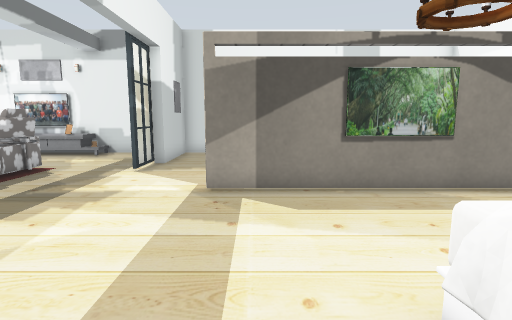
[1] (above)

16 first-person views from a walk through a robot-simulator world made for Gazebo. The camera is 0.9 m above the floor, tilts 8° down and sees 80° across. The floor is counted in squares, 0.5 m on a side. Each view is taken from the middle of a square. On the plan, view 1 faces up. The plan holds only what a view shows up to about 16 squares ahead; the rest is blank. Some surface patterns are stand-ins.

[2]
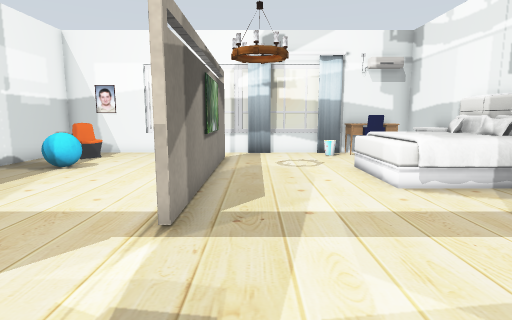

[3]
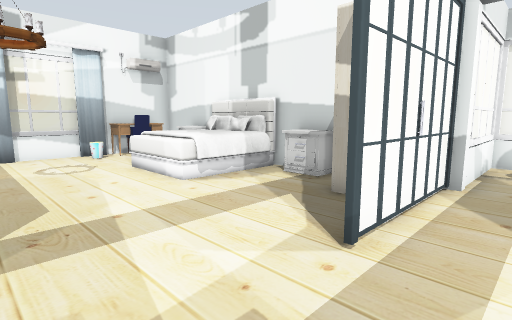

[4]
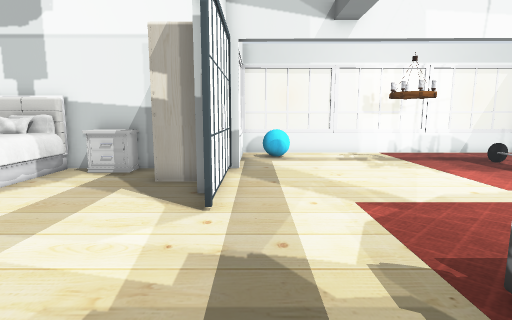

[5]
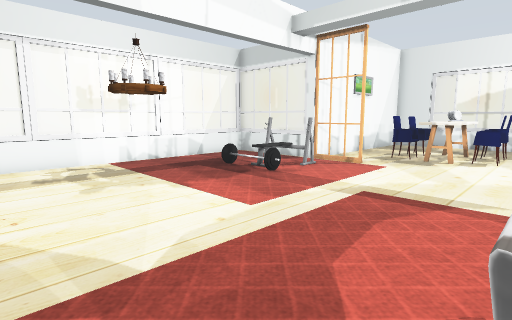

[6]
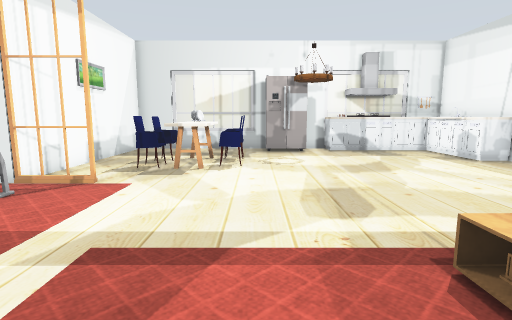

[7]
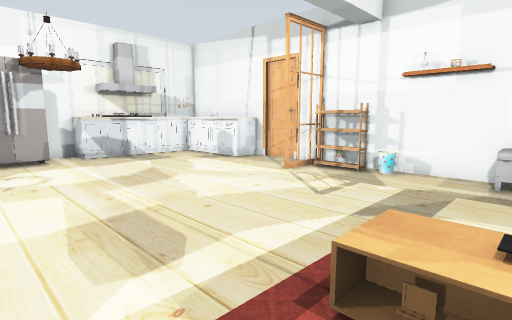

[8]
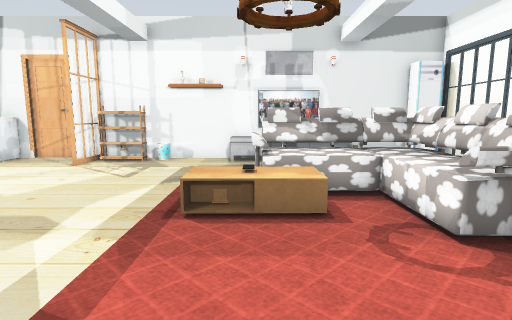

[9]
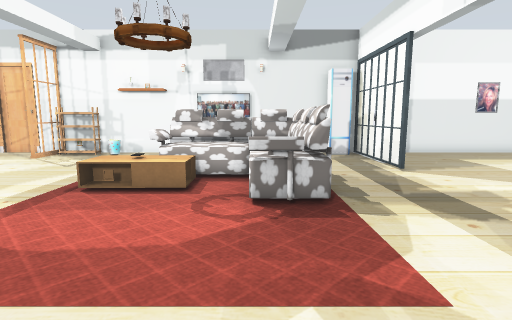

[10]
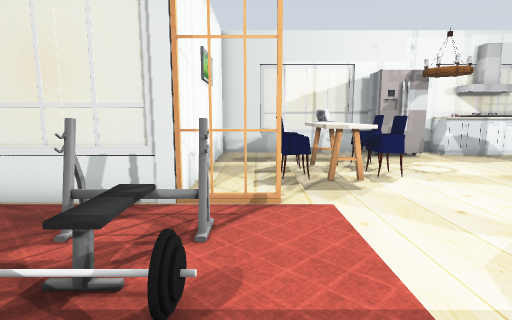

[11]
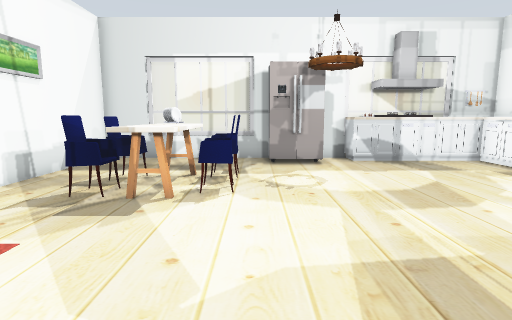

[12]
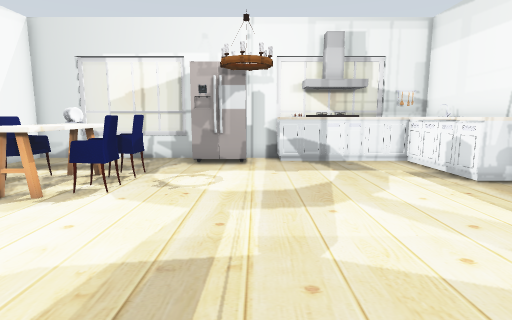

[13]
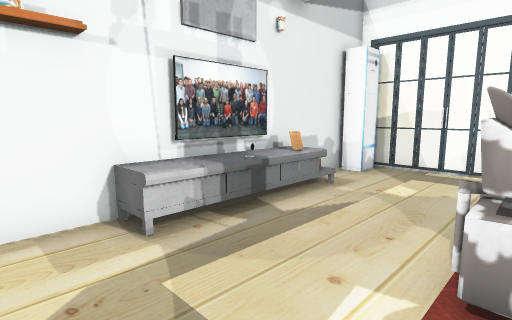

[14]
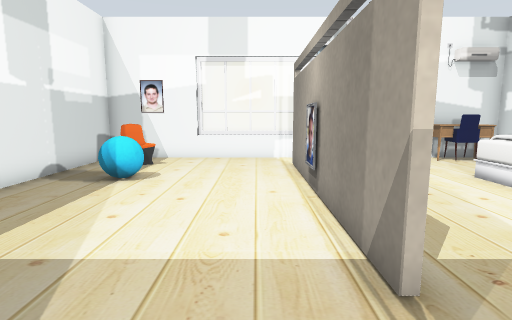

[15]
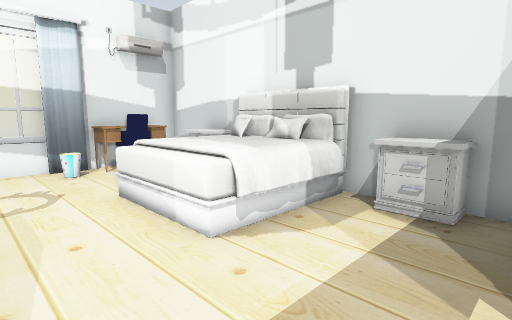

[16]
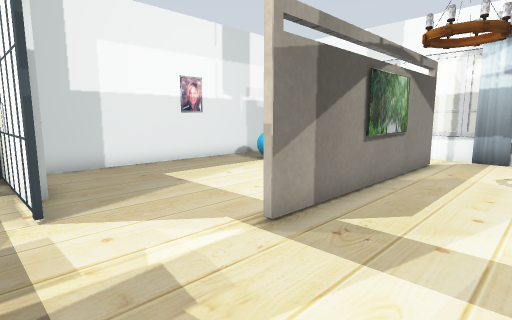

### Floor plan
Points are (right, up) in squares from view 1. A wall is a line through its corners. A room is listed if a view was taken in it or the views show most of it. See-through windows are left out.
Room 1 (views 1, 2, 3, 4, 5, 6, 7, 8, 9, 10, 11, 12, 13, 14, 15, 16)
walls: (-1.2, 7.6) (2.5, 7.6); (-4.4, -2.1) (-4.4, -1.6); (-4, 14.1) (-4, 15.5) (-19.5, 15.5); (-1.6, -1.7) (9.6, -1.7) (9.6, 1.7); (2.5, 7.4) (-1.2, 7.4); (4.4, 7.6) (7.6, 7.6); (-22, 15.5) (-27.6, 15.5) (-27.6, 14.4); (7.6, 7.4) (4.4, 7.4); (-27.6, 5.8) (-27.6, -1.7) (-18.3, -1.7) (-18.3, -5.5); (-27.6, 9.1) (-27.6, 7.5); (9.6, 11.4) (9.6, 15.5) (-3.6, 15.5) (-3.6, 11.9) (-4, 11.9)
low walls: (-9.5, -6.5) (-4.3, -6.5); (-18.1, -6.5) (-13.4, -6.5); (9.6, 6.4) (9.6, 7.6)
objects: window (-28, 4); other object (-28, 11); window (-28, 12) to (-28, 13); other object (-28, 14); fridge (-27, 6) to (-26, 7); kitchen cabinet (-27, 9) to (-27, 10); other object (-27, 11) to (-27, 12); kitchen cabinet (-27, 13) to (-23, 15); lamp (-25, 7) to (-24, 8); other object (-24, 2) to (-24, 3); chair (-23, 1); other object (-23, 2) to (-23, 3); chair (-23, 4); other object (-22, 2) to (-21, 3); chair (-22, 4) to (-21, 4); chair (-21, 1) to (-21, 2); door leaf (-21, 16); other object (-20, 16); door leaf (-19, 13) to (-19, 15); window (-18, -6) to (-18, -4); door leaf (-18, -1) to (-18, 0); other object (-18, 15) to (-17, 15); other object (-17, -3) to (-15, -1); window (-16, -7); other object (-16, 15); other object (-15, -3) to (-14, -3); other object (-15, -1) to (-14, -1); other object (-15, 15); other object (-14, 15); window (-13, -7) to (-10, -7); other object (-13, 8) to (-11, 9); other object (-13, 14) to (-11, 15); lamp (-12, -4) to (-11, -3); sofa (-12, 6) to (-7, 10); lamp (-12, 7) to (-11, 8); other object (-12, 8); TV (-12, 15); picture (-11, 15) to (-10, 15); other object (-9, 14); TV (-9, 15); other object (-8, 15); window (-6, -7); other object (-6, -5); other object (-5, 15); window (-4, -6) to (-4, -3); door leaf (-4, 1); door leaf (-4, 3); door leaf (-4, 10) to (-4, 11); door leaf (-4, 13); wardrobe (-3, -1) to (-2, 0); other object (-1, -1) to (0, -1); bed (2, -1) to (5, 2); lamp (3, 5) to (5, 7); TV (3, 7); picture (3, 8); picture (3, 15); other object (5, 13); other object (6, -1) to (7, -1); chair (7, 13) to (8, 14); chair (8, 0); other object (8, 2) to (9, 3); other object (9, -1) to (9, 1); curtain (9, 2); window (10, 3) to (10, 6); window (10, 8) to (10, 11)

Where each view was taken, in squares from view 1:
view 1: 0 up, 0 right, facing up
view 2: 6 up, 6 left, facing right
view 3: 7 up, 6 left, facing down-right
view 4: 9 up, 5 left, facing down
view 5: 6 up, 7 left, facing down-left
view 6: 5 up, 10 left, facing left
view 7: 5 up, 12 left, facing up-left
view 8: 2 up, 12 left, facing up
view 9: 0 up, 9 left, facing up
view 10: 0 up, 12 left, facing left
view 11: 5 up, 14 left, facing left
view 12: 8 up, 14 left, facing left
view 13: 10 up, 15 left, facing up-right
view 14: 9 up, 4 left, facing right
view 15: 5 up, 2 left, facing down-right
view 16: 4 up, 5 left, facing up-right
